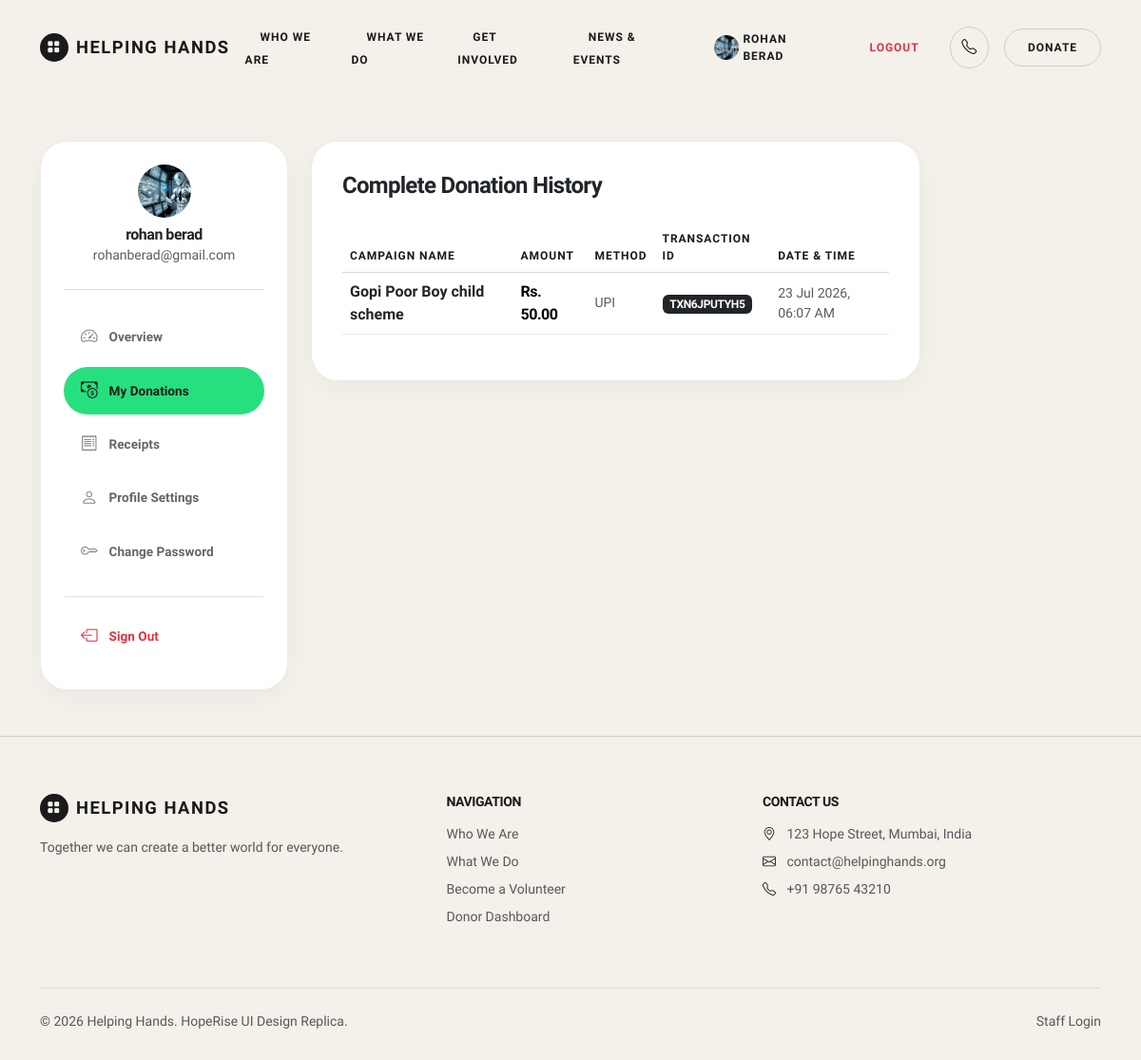
The page /dashboard/donations/ (signed in) on the database its author committed.
### charity_app/models.py (models this page shows, shortened)
class SiteSettings(models.Model):
    hero_title_line1 = models.CharField(max_length=100, default="Together We Can")
    hero_title_highlight = models.CharField(max_length=100, default="Create a Better World")
    hero_subtitle = models.TextField(
        default="Your small contribution can make a big difference in someone's life. "
                "Join us in our mission to help the needy."
    )
    hero_image = models.ImageField(upload_to='site/', blank=True, null=True)
    stat_campaigns = models.CharField(max_length=20, default="500+", help_text="e.g. 500+")
    stat_lives_impacted = models.CharField(max_length=20, default="50,000+")
    stat_funds_raised = models.CharField(max_length=20, default="Rs. 2.5 Cr+")
    stat_donors = models.CharField(max_length=20, default="10,000+")
    mission_title = models.CharField(max_length=100, default="Our Mission")
    mission_text = models.TextField(
        default="We are committed to building a better tomorrow by supporting education, "
                "healthcare, animal welfare, and disaster relief initiatives. Together, we "
                "can bring hope and create lasting change."
    )
    mission_image = models.ImageField(upload_to='site/', blank=True, null=True)
    ngo_name = models.CharField(max_length=100, default="Helping Hands")
    footer_about_text = models.TextField(
        default="Together we can create a better world for everyone."
    )
    contact_address = models.CharField(max_length=200, default="123 Hope Street, Mumbai, India")
    contact_email = models.EmailField(default="contact@helpinghands.org")
    contact_phone = models.CharField(max_length=20, default="+91 98765 43210")
    updated_at = models.DateTimeField(auto_now=True)
    @classmethod
    def load(cls):
        obj, created = cls.objects.get_or_create(pk=1)
        return obj

class UserProfile(models.Model):
    user = models.OneToOneField(User, on_delete=models.CASCADE)
    profile_picture = models.ImageField(upload_to='profile_pictures/', blank=True, null=True)
    phone_number = models.CharField(max_length=15, blank=True)
    address = models.TextField(blank=True)
    profile_created_on = models.DateTimeField(auto_now_add=True)

class Donation(models.Model):
    PAYMENT_CHOICES = [
        ('upi', 'UPI'),
        ('credit_card', 'Credit Card'),
        ('debit_card', 'Debit Card'),
        ('net_banking', 'Net Banking'),
    ]
    user = models.ForeignKey(User, on_delete=models.SET_NULL, blank=True, null=True)
    campaign = models.ForeignKey(Campaign, on_delete=models.CASCADE, related_name='donations')
    donor_name = models.CharField(max_length=150)
    email = models.EmailField()
    amount = models.DecimalField(max_digits=12, decimal_places=2)
    payment_method = models.CharField(max_length=20, choices=PAYMENT_CHOICES)
    transaction_id = models.CharField(max_length=50, unique=True, blank=True)
    donation_date = models.DateTimeField(auto_now_add=True)

class Campaign(models.Model):
    CATEGORY_CHOICES = [
        ('education', 'Education Fund'),
        ('medical', 'Medical Help'),
        ('animal', 'Animal Rescue'),
        ('disaster', 'Disaster Relief'),
    ]
    STATUS_CHOICES = [
        ('active', 'Active'),
        ('completed', 'Completed'),
        ('upcoming', 'Upcoming'),
    ]
    campaign_name = models.CharField(max_length=200)
    category = models.CharField(max_length=20, choices=CATEGORY_CHOICES, default='education')
    description = models.TextField()
    goal_amount = models.DecimalField(max_digits=12, decimal_places=2)
    raised_amount = models.DecimalField(max_digits=12, decimal_places=2, default=0)
    campaign_image = models.ImageField(upload_to='campaign_images/', blank=True, null=True)
    start_date = models.DateField()
    end_date = models.DateField()
    status = models.CharField(max_length=20, choices=STATUS_CHOICES, default='active')
    created_at = models.DateTimeField(auto_now_add=True)

### charity_app/views.py (the view)
# urls.py: path('dashboard/donations/', views.dashboard_donations, name='dashboard_donations'),
@login_required
def dashboard_donations(request):
    donations = Donation.objects.filter(user=request.user).order_by('-donation_date')
    return render(request, 'website/dashboard_donations.html', {'donations': donations})

### templates/website/dashboard_donations.html (shortened to what this page needs)
{% extends 'website/dashboard_base.html' %}
{% block dashboard_content %}
<div class="dashboard-card">
    <h4 class="font-heading fw-bold text-dark mb-4">Complete Donation History</h4>
    {% if donations %}
    <div class="table-responsive">
        <table class="table table-hover align-middle">
            <thead>
                <tr>
                    <th>Campaign Name</th>
                    <th>Amount</th>
                    <th>Method</th>
                    <th>Transaction ID</th>
                    <th>Date & Time</th>
                </tr>
            </thead>
            <tbody>
                {% for donation in donations %}
                <tr>
                    <td class="fw-bold text-dark">{{ donation.campaign.campaign_name }}</td>
                    <td class="text-emerald fw-bold font-heading">Rs. {{ donation.amount }}</td>
                    <td class="text-muted small">{{ donation.get_payment_method_display }}</td>
                    <td><span class="badge bg-dark text-white font-heading">{{ donation.transaction_id }}</span></td>
                    <td class="text-muted small">{{ donation.donation_date|date:"d M Y, h:i A" }}</td>
                </tr>
                {% endfor %}
            </tbody>
        </table>
    </div>
    {% else %}
    <div class="text-center py-4">
        <p class="text-muted mb-3">You haven't made any donations yet.</p>
        <a href="{% url 'campaign_list' %}" class="btn-hr-green py-2 px-4">Make Your First Contribution</a>
    </div>
    {% endif %}
</div>
{% endblock %}

### templates/website/dashboard_base.html
{% extends 'website/base.html' %}
{% load static %}
{% block content %}
<link rel="stylesheet" href="{% static 'css/dashboard_style.css' %}">
<section class="hr-section py-5">
    <div class="container">
        <div class="row g-4">
            <div class="col-lg-3">
                <div class="dashboard-sidebar p-4">
                    <div class="text-center pb-4 mb-4 border-bottom">
                        {% if nav_user_profile.profile_picture %}
                            <img src="{{ nav_user_profile.profile_picture.url }}" alt="{{ user.username }}"
                                 class="rounded-circle mx-auto mb-2 d-block" style="width: 56px; height: 56px; object-fit: cover;">
                        {% else %}
                            <div class="hr-card-icon-wrap mx-auto mb-2" style="width: 56px; height: 56px; font-size: 1.8rem;"><i class="bi bi-person-fill"></i></div>
                        {% endif %}
                        <h6 class="font-heading fw-bold text-dark mb-0">{{ user.username }}</h6>
                        <small class="text-muted">{{ user.email }}</small>
                    </div>
                    <ul class="nav flex-column dashboard-nav">
                        <li class="nav-item">
                            <a class="nav-link {% if request.resolver_match.url_name == 'dashboard' %}active{% endif %}" href="{% url 'dashboard' %}">
                                <i class="bi bi-speedometer2"></i> Overview
                            </a>
                        </li>
                        <li class="nav-item">
                            <a class="nav-link {% if request.resolver_match.url_name == 'dashboard_donations' %}active{% endif %}" href="{% url 'dashboard_donations' %}">
                                <i class="bi bi-cash-coin"></i> My Donations
                            </a>
                        </li>
                        <li class="nav-item">
                            <a class="nav-link {% if request.resolver_match.url_name == 'dashboard_receipts' %}active{% endif %}" href="{% url 'dashboard_receipts' %}">
                                <i class="bi bi-receipt"></i> Receipts
                            </a>
                        </li>
                        <li class="nav-item">
                            <a class="nav-link {% if request.resolver_match.url_name == 'dashboard_profile' %}active{% endif %}" href="{% url 'dashboard_profile' %}">
                                <i class="bi bi-person"></i> Profile Settings
                            </a>
                        </li>
                        <li class="nav-item">
                            <a class="nav-link {% if request.resolver_match.url_name == 'dashboard_change_password' %}active{% endif %}" href="{% url 'dashboard_change_password' %}">
                                <i class="bi bi-key"></i> Change Password
                            </a>
                        </li>
                        <li class="nav-item mt-3 pt-3 border-top">
                            <a class="nav-link text-danger" href="{% url 'logout' %}">
                                <i class="bi bi-box-arrow-left text-danger"></i> Sign Out
                            </a>
                        </li>
                    </ul>
                </div>
            </div>
            <div class="col-lg-7">
                {% block dashboard_content %}{% endblock %}
            </div>
        </div>
    </div>
</section>
{% endblock %}

### templates/website/base.html (shortened to what this page needs)
{% load static %}
<!DOCTYPE html>
<html lang="en">
<head>
    <link href="https://cdn.jsdelivr.net/npm/bootstrap@5.3.3/dist/css/bootstrap.min.css" rel="stylesheet">
    <link rel="stylesheet" href="https://cdn.jsdelivr.net/npm/bootstrap-icons@1.11.3/font/bootstrap-icons.css">
    <link rel="stylesheet" href="{% static 'css/style.css' %}">
</head>
<body>
    <nav class="navbar navbar-expand-lg sticky-top hr-navbar">
        <div class="container">
            <a class="navbar-brand hr-logo" href="{% url 'home' %}">
                <span class="hr-logo-icon"><i class="bi bi-grid-fill"></i></span>
                {{ site_settings.ngo_name }}
            </a>
            <div class="collapse navbar-collapse" id="navMenu">
                <ul class="navbar-nav mx-auto align-items-lg-center">
                    <li class="nav-item"><a class="hr-nav-link" href="{% url 'home' %}">Who We Are</a></li>
                    <li class="nav-item"><a class="hr-nav-link" href="{% url 'campaign_list' %}">What We Do</a></li>
                                     <li class="nav-item"><a class="hr-nav-link" href="{% url 'home' %}#about">Get Involved</a></li>
                    <li class="nav-item"><a class="hr-nav-link" href="{% url 'home' %}#impact">News & Events</a></li>
                </ul>
                <div class="d-flex align-items-center gap-3">
                    {% if user.is_authenticated %}
                        <a href="{% url 'dashboard' %}" class="hr-nav-link d-flex align-items-center">
                            {% if nav_user_profile.profile_picture %}
                                <img src="{{ nav_user_profile.profile_picture.url }}" alt="{{ user.username }}"
                                     class="rounded-circle me-1" style="width: 26px; height: 26px; object-fit: cover;">
                            {% else %}
                                <i class="bi bi-person-circle fs-6 me-1"></i>
                            {% endif %}
                            {{ user.username }}
                        </a>
                        <a href="{% url 'logout' %}" class="hr-nav-link text-danger">Logout</a>
                    {% else %}
                        <a href="{% url 'login' %}" class="hr-nav-link">Sign In</a>
                    {% endif %}
                    <a href="tel:{{ site_settings.contact_phone }}" class="hr-icon-circle-btn" title="Call Us">
                        <i class="bi bi-telephone"></i>
                    </a>
                    <a class="btn-hr-pill-outline hr-pulse" href="{% url 'donate_generic' %}" data-bs-toggle="modal" data-bs-target="#quickDonateModal">Donate</a>
                </div>
            </div>
        </div>
    </nav>
    <main>
        {% block content %}{% endblock %}
    </main>
    {% block footer %}
    <footer class="hr-footer">
        <div class="container">
            <div class="row g-4 justify-content-between mb-5">
                <div class="col-lg-4">
                    <a class="hr-logo mb-3 d-inline-flex" href="{% url 'home' %}">
                        <span class="hr-logo-icon"><i class="bi bi-grid-fill"></i></span>
                        {{ site_settings.ngo_name }}
                    </a>
                    <p class="text-muted small me-lg-4">{{ site_settings.footer_about_text }}</p>
                </div>
                <div class="col-lg-3">
                    <h6 class="font-heading text-uppercase small fw-bold tracking-wider mb-3">Navigation</h6>
                    <ul class="list-unstyled d-flex flex-column gap-2 small text-muted">
                        <li><a href="{% url 'home' %}" class="hover-text-dark">Who We Are</a></li>
                        <li><a href="{% url 'campaign_list' %}" class="hover-text-dark">What We Do</a></li>
                        <li><a href="{% url 'register' %}" class="hover-text-dark">Become a Volunteer</a></li>
                        <li><a href="{% url 'login' %}" class="hover-text-dark">Donor Dashboard</a></li>
                    </ul>
                </div>
                <div class="col-lg-4">
                    <h6 class="font-heading text-uppercase small fw-bold tracking-wider mb-3">Contact Us</h6>
                    <ul class="list-unstyled d-flex flex-column gap-2 small text-muted">
                        <li><i class="bi bi-geo-alt me-2 text-dark"></i> {{ site_settings.contact_address }}</li>
                        <li><i class="bi bi-envelope me-2 text-dark"></i> {{ site_settings.contact_email }}</li>
                        <li><i class="bi bi-telephone me-2 text-dark"></i> {{ site_settings.contact_phone }}</li>
                    </ul>
                </div>
            </div>
            <div class="border-top border-dark border-opacity-10 pt-4 d-flex flex-column flex-md-row justify-content-between align-items-center text-muted small">
                <p class="mb-0">&copy; 2026 {{ site_settings.ngo_name }}. HopeRise UI Design Replica.</p>
                <div>
                    <a href="{% url 'admin_login' %}" class="text-muted">Staff Login</a>
                </div>
            </div>
        </div>
    </footer>
    {% endblock %}
</body>
</html>

### rows shown on the page
SiteSettings: ngo_name "HELPING HANDS", footer_about_text "Together we can create a better world for everyone.", contact_address "123 Hope Street, Mumbai, India", contact_email "contact@helpinghands.org", contact_phone "+91 98765 43210", ngo_name "Helping Hands"
UserProfile: profile_picture (picture)
Donation: campaign.campaign_name "Gopi Poor Boy child scheme", amount "50.00", payment_method "UPI", transaction_id "TXN6JPUTYH5", donation_date "23 Jul 2026, 06:07 AM"

### other values the page prints
{{ user.username }} "ROHAN BERAD"
{{ user.username }} "rohan berad"
{{ user.email }} "rohanberad@gmail.com"
